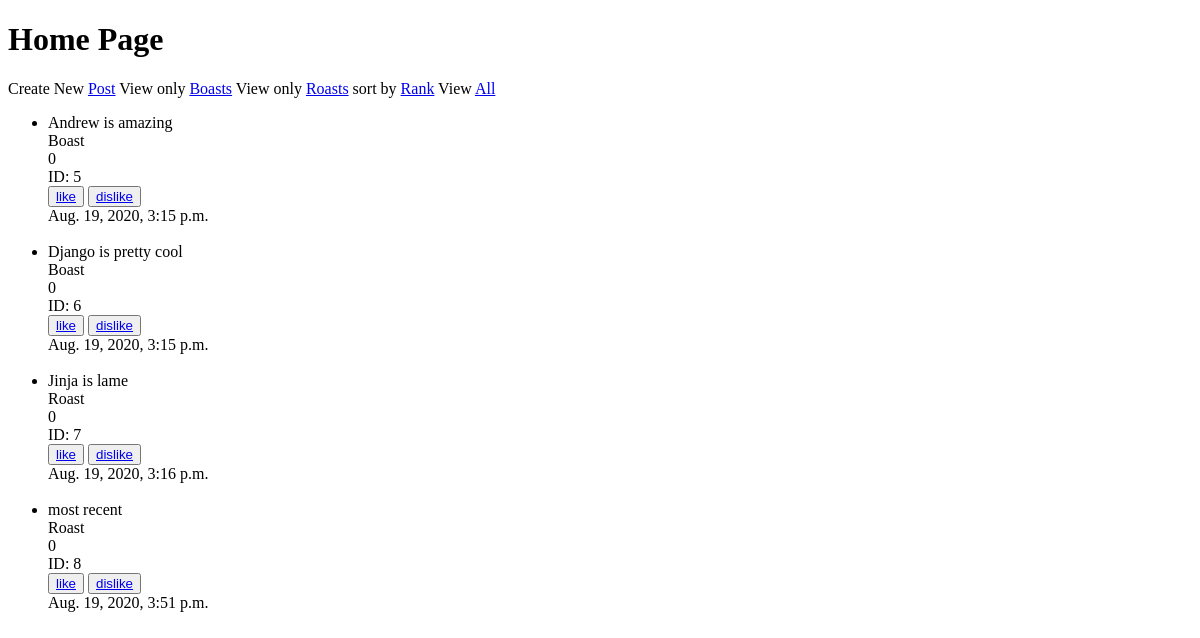
The page /rank/ on the database as committed earlier.
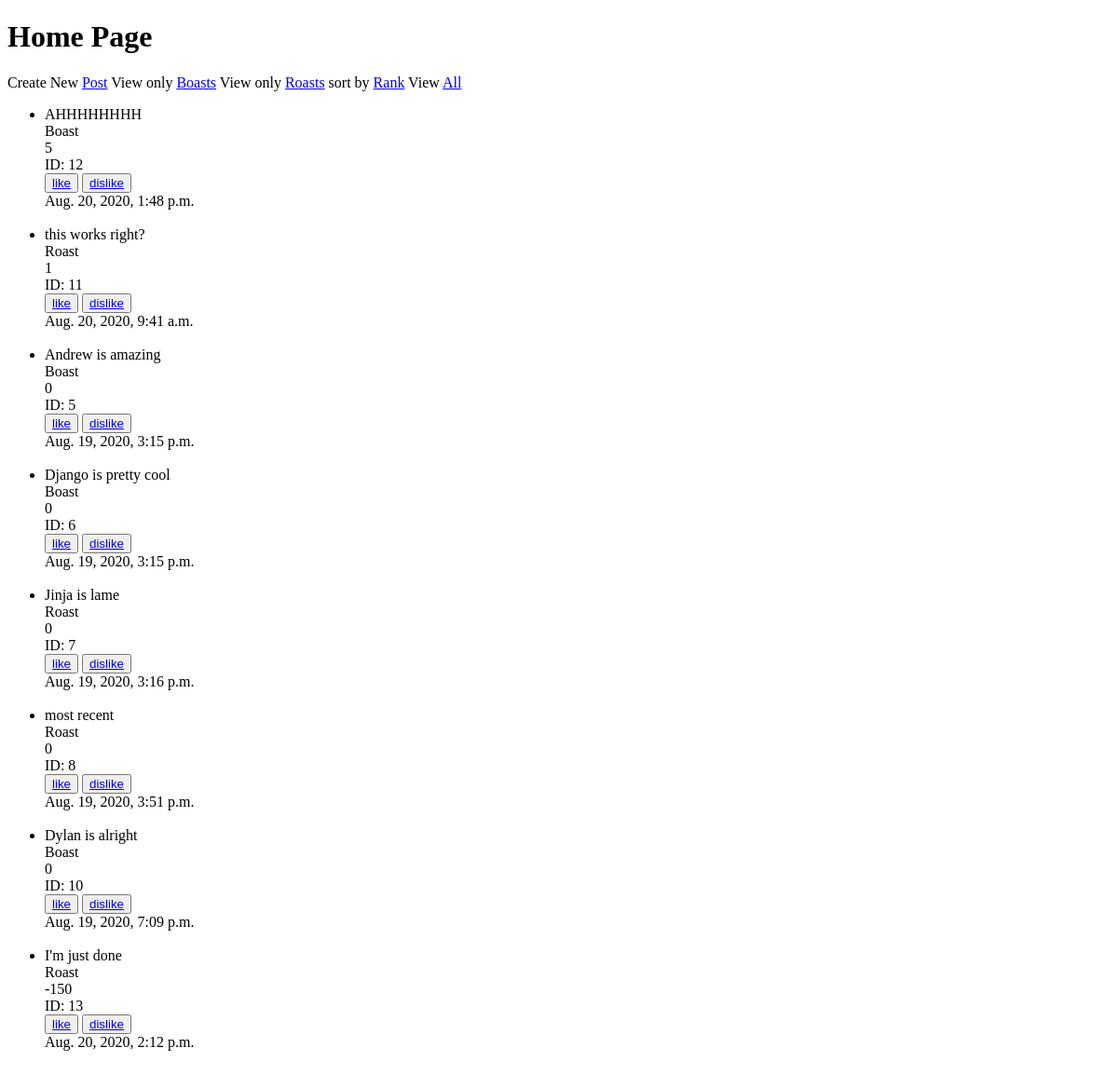
The same page on the database as committed later.
### Ghost_App/models.py (models this page shows)
class BoastOrRoast(models.Model):
    description = models.CharField(max_length=240)
    is_boast = models.BooleanField(default=False, blank=True)
    date = models.DateTimeField(default=datetime.now)
    up_votes = models.IntegerField(default=0)
    down_votes = models.IntegerField(default=0)
    vote_score = models.IntegerField(default=0)

### Ghost_App/views.py (the view)
# urls.py: path('rank/', views.score_rank)
def score_rank(request):
    data = BoastOrRoast.objects.order_by('vote_score').reverse()
    return render(request, 'index.html', {'data':data})

### Ghost_App/templates/index.html (shortened to what this page needs)
<!DOCTYPE html>
<html lang="en">
<head>
</head>
<body>
    <h1>Home Page</h1>
    <span>Create New <a href="/addpost">Post</a></span>
    <span>View only <a href="/boasts">Boasts</a></span>
    <span>View only <a href="/roasts">Roasts</a></span>
    <span>sort by <a href="/rank">Rank</a></span>
    <span>View <a href="/">All</a></span>
    <ul>
        {% for post in data %}
        <li>
            {{post.description}}
            <br>
            {% if post.is_boast %}
            Boast
            {% else %}
            Roast
            {% endif %}
            <br>
            {{post.vote_score}}
            <br>
            ID: {{post.id}}
            <br>
            <button>
                <a href='/like/{{post.id}}/'>
                    like
                </a>
            </button>
            <button>
                <a href='/dislike/{{post.id}}/'>
                    dislike
                </a>
            </button>
            <br>
            {{post.date}}
        </li>
        <br>
        {% endfor %}
    </ul>
</body>
</html>

Rows that differ between the two databases and show on the page:
added BoastOrRoast: description "AHHHHHHHH", is_boast "Boast", vote_score "5", id "12", date "Aug. 20, 2020, 1:48 p.m."
added BoastOrRoast: description "this works right?", is_boast "Roast", vote_score "1", id "11", date "Aug. 20, 2020, 9:41 a.m."
added BoastOrRoast: description "Dylan is alright", is_boast "Boast", vote_score "0", id "10", date "Aug. 19, 2020, 7:09 p.m."
added BoastOrRoast: description "I'm just done", is_boast "Roast", vote_score "-150", id "13", date "Aug. 20, 2020, 2:12 p.m."
